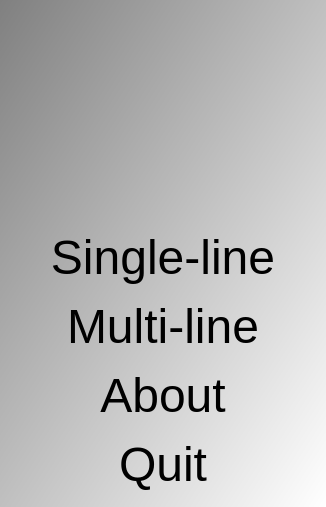
<?xml version="1.0" encoding="UTF-8"?>
<ui version="4.0">
 <class>QtDotMatrixMenuDialog</class>
 <widget class="QDialog" name="QtDotMatrixMenuDialog">
  <property name="geometry">
   <rect>
    <x>0</x>
    <y>0</y>
    <width>326</width>
    <height>507</height>
   </rect>
  </property>
  <property name="font">
   <font>
    <pointsize>20</pointsize>
   </font>
  </property>
  <property name="windowTitle">
   <string>DotMatrix</string>
  </property>
  <property name="styleSheet">
   <string notr="true">QDialog { 
background-color: qlineargradient(x1: 0, y1: 0, x2: 1, y2: 1, stop: 0  #808080, stop: 1 #ffffff);
}
QPushButton { background-color: rgb(255, 255, 255);  }
QPushButton { color: rgb(0,0,0); }
QPushButton { font: 48px  }</string>
  </property>
  <layout class="QVBoxLayout" name="verticalLayout">
   <item>
    <widget class="QLabel" name="label">
     <property name="text">
      <string/>
     </property>
     <property name="pixmap">
      <pixmap resource="DotMatrix.qrc">:/DotMatrix/images/DotMatrixWelcome.png</pixmap>
     </property>
     <property name="alignment">
      <set>Qt::AlignCenter</set>
     </property>
    </widget>
   </item>
   <item>
    <widget class="QPushButton" name="button_start_single_line">
     <property name="text">
      <string>Single-line</string>
     </property>
     <property name="flat">
      <bool>true</bool>
     </property>
    </widget>
   </item>
   <item>
    <widget class="QPushButton" name="button_start_multi_line">
     <property name="text">
      <string>Multi-line</string>
     </property>
     <property name="flat">
      <bool>true</bool>
     </property>
    </widget>
   </item>
   <item>
    <widget class="QPushButton" name="button_about">
     <property name="text">
      <string>About</string>
     </property>
     <property name="flat">
      <bool>true</bool>
     </property>
    </widget>
   </item>
   <item>
    <widget class="QPushButton" name="button_quit">
     <property name="text">
      <string>Quit</string>
     </property>
     <property name="flat">
      <bool>true</bool>
     </property>
    </widget>
   </item>
  </layout>
 </widget>
 <resources>
  <include location="DotMatrix.qrc"/>
 </resources>
 <connections/>
</ui>
